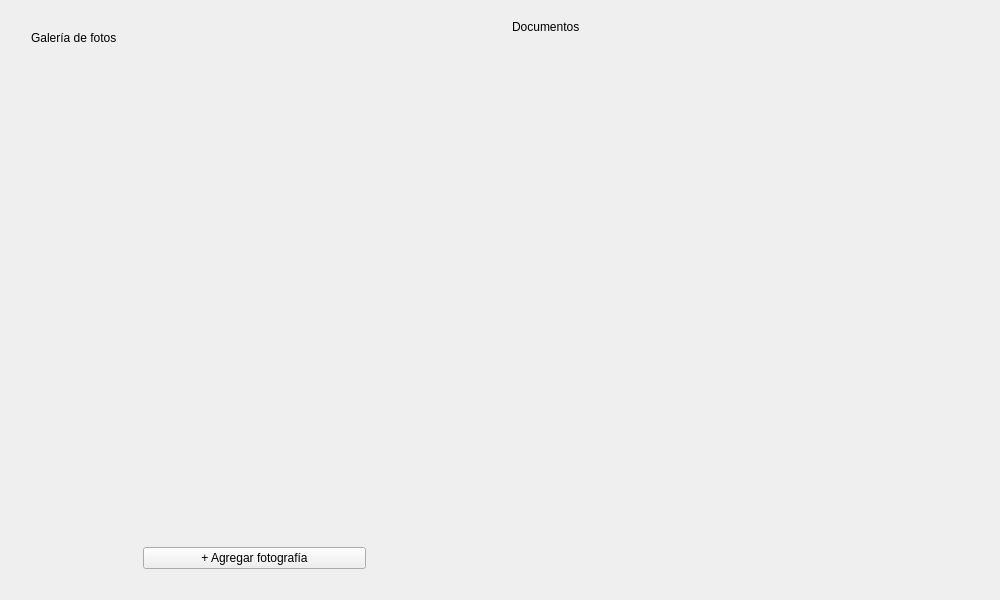
<?xml version="1.0" encoding="UTF-8"?>
<ui version="4.0">
 <class>VehicleFilesView</class>
 <widget class="QWidget" name="VehicleFilesView">
  <property name="geometry">
   <rect>
    <x>0</x>
    <y>0</y>
    <width>1000</width>
    <height>600</height>
   </rect>
  </property>
  <layout class="QHBoxLayout" name="filesLayout" stretch="1,1">
   <item>
    <widget class="QFrame" name="galleryCard">
     <layout class="QVBoxLayout" name="galleryCardLayout" stretch="0,0,1,0">
      <property name="spacing">
       <number>16</number>
      </property>
      <property name="leftMargin">
       <number>20</number>
      </property>
      <property name="topMargin">
       <number>20</number>
      </property>
      <property name="rightMargin">
       <number>20</number>
      </property>
      <property name="bottomMargin">
       <number>20</number>
      </property>
      <item>
       <widget class="QLabel" name="galleryTitle">
        <property name="text">
         <string>Galería de fotos</string>
        </property>
        <property name="class" stdset="0">
         <string notr="true">h3</string>
        </property>
       </widget>
      </item>
      <item>
       <widget class="QLabel" name="galleryErrorLabel">
        <property name="wordWrap">
         <bool>true</bool>
        </property>
        <property name="class" stdset="0">
         <string notr="true">error-text</string>
        </property>
       </widget>
      </item>
      <item>
       <widget class="QScrollArea" name="galleryScrollArea">
        <property name="frameShape">
         <enum>QFrame::Shape::NoFrame</enum>
        </property>
        <property name="widgetResizable">
         <bool>true</bool>
        </property>
        <widget class="QWidget" name="galleryContent">
         <property name="geometry">
          <rect>
           <x>0</x>
           <y>0</y>
           <width>100</width>
           <height>30</height>
          </rect>
         </property>
         <layout class="QVBoxLayout" name="galleryLayout">
          <property name="spacing">
           <number>20</number>
          </property>
          <property name="leftMargin">
           <number>0</number>
          </property>
          <property name="topMargin">
           <number>0</number>
          </property>
          <property name="rightMargin">
           <number>0</number>
          </property>
          <property name="bottomMargin">
           <number>0</number>
          </property>
         </layout>
        </widget>
       </widget>
      </item>
      <item>
       <layout class="QHBoxLayout" name="addPhotoRow" stretch="1,2,1">
        <item>
         <spacer name="addPhotoLeftSpacer">
          <property name="orientation">
           <enum>Qt::Orientation::Horizontal</enum>
          </property>
          <property name="sizeHint" stdset="0">
           <size>
            <width>0</width>
            <height>0</height>
           </size>
          </property>
         </spacer>
        </item>
        <item>
         <widget class="QPushButton" name="addPhotoButton">
          <property name="sizePolicy">
           <sizepolicy hsizetype="Expanding" vsizetype="Fixed">
            <horstretch>0</horstretch>
            <verstretch>0</verstretch>
           </sizepolicy>
          </property>
          <property name="text">
           <string>+ Agregar fotografía</string>
          </property>
          <property name="class" stdset="0">
           <string notr="true">secondary</string>
          </property>
         </widget>
        </item>
        <item>
         <spacer name="addPhotoRightSpacer">
          <property name="orientation">
           <enum>Qt::Orientation::Horizontal</enum>
          </property>
          <property name="sizeHint" stdset="0">
           <size>
            <width>0</width>
            <height>0</height>
           </size>
          </property>
         </spacer>
        </item>
       </layout>
      </item>
     </layout>
    </widget>
   </item>
   <item>
    <widget class="QFrame" name="documentsCard">
     <layout class="QVBoxLayout" name="documentsCardLayout">
      <item>
       <widget class="QLabel" name="documentsTitle">
        <property name="text">
         <string>Documentos</string>
        </property>
        <property name="class" stdset="0">
         <string notr="true">h3</string>
        </property>
       </widget>
      </item>
      <item>
       <widget class="QLabel" name="documentFormatsHint">
        <property name="class" stdset="0">
         <string notr="true">form-label</string>
        </property>
       </widget>
      </item>
      <item>
       <widget class="QLabel" name="documentsErrorLabel">
        <property name="wordWrap">
         <bool>true</bool>
        </property>
        <property name="class" stdset="0">
         <string notr="true">error-text</string>
        </property>
       </widget>
      </item>
      <item>
       <layout class="QVBoxLayout" name="documentsLayout"/>
      </item>
      <item>
       <spacer name="documentsBottomSpacer">
        <property name="orientation">
         <enum>Qt::Orientation::Vertical</enum>
        </property>
        <property name="sizeHint" stdset="0">
         <size>
          <width>0</width>
          <height>0</height>
         </size>
        </property>
       </spacer>
      </item>
     </layout>
    </widget>
   </item>
  </layout>
 </widget>
 <resources/>
 <connections/>
</ui>
